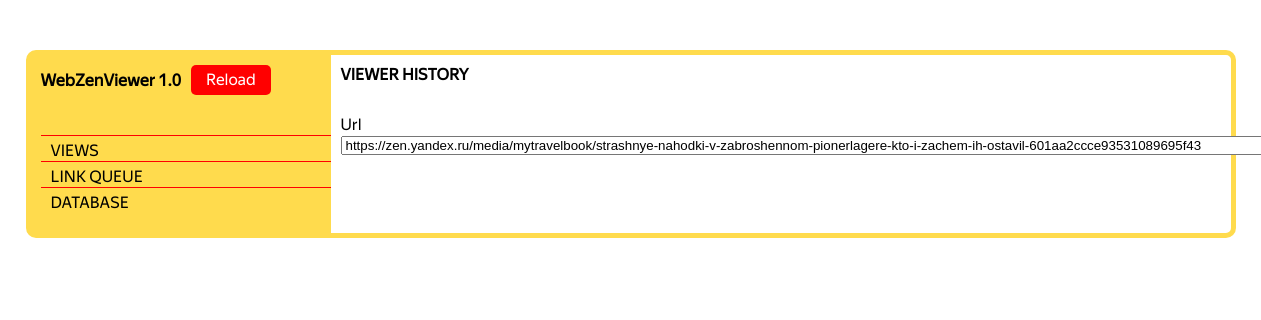
The page /database on the database as committed earlier.
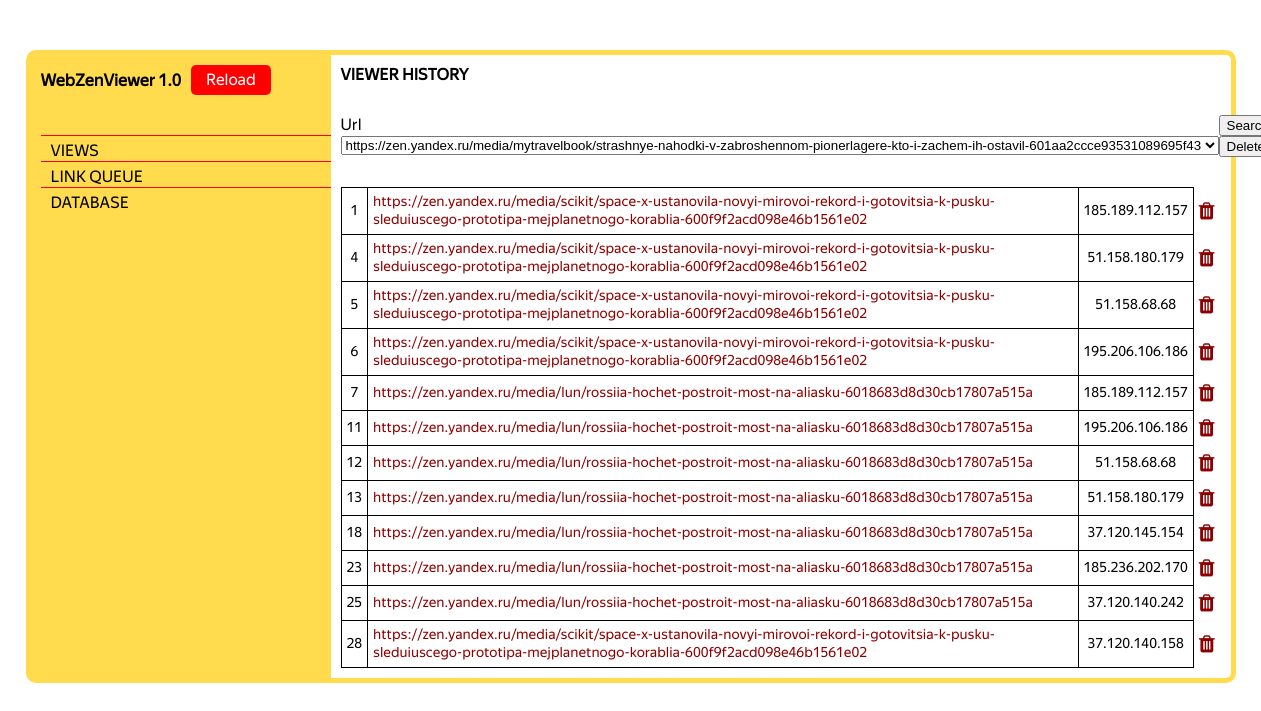
The same page on the database as committed later.
### app/models.py (models this page shows, shortened)
class BrowsingHistory(database.Model):
    id = database.Column(database.Integer, primary_key=True)
    url = database.Column(database.Text, nullable=False)
    ip = database.Column(database.String(30), nullable=False)

### app/routes.py (the view)
@app.route('/database')
def database_page():
    filter_form = FilterForm()
    history = BrowsingHistory.query.all()
    return render_template('database.html', filter_form=filter_form, history=history)

### app/forms.py
class FilterForm(FlaskForm):
    curr_url = QuerySelectField('Url', query_factory=lambda: LinkQueue.query.all(), get_label='url')
    submit_filter = SubmitField('Search')
    submit_delete = SubmitField('Delete')

### app/templates/database.html (shortened to what this page needs)
{% extends 'base.html' %}
{% block rightbar %}
    <div class="right-bar-content-head">
        <h1>VIEWER HISTORY</h1>
    </div>
    <div class="right-bar-content-form">
        <form method="post" class="filter-form">
            <div>
                {{ filter_form.curr_url.label }}
                {{ filter_form.curr_url }}
            </div>
            <div>
                {{ filter_form.submit_filter }}
                {{ filter_form.submit_delete }}
            </div>
        </form>
    </div>
    <div class="right-bar-content-table">
        <table class="queue-table">
            {% for row in history %}
                <tr>
                    <td>{{ row.id }}</td>
                    <td style="text-align: left;"><a href="{{ row.url }}">{{ row.url }}</a></td>
                    <td>{{ row.ip }}</td>
                    <td style="border: none;"><a href="#" class="queue-table-delete-btn"><i class="fa fa-trash"></i></a></td>
                </tr>
            {% endfor %}
        </table>
    </div>
{% endblock %}

### app/templates/base.html (shortened to what this page needs)
<!DOCTYPE html>
<html lang="en">
<head>
    <link rel="stylesheet" href="{{ url_for('static', filename='css/style.css') }}">
    <link rel="stylesheet" href="https://maxcdn.bootstrapcdn.com/font-awesome/4.5.0/css/font-awesome.min.css">
</head>
<body class="main-container">
    <section class="content">
        <section class="left-bar">
            <section class="left-bar-content">
                <section class="lbc-head">
                    <h1 class="title">WebZenViewer 1.0</h1>
                    <a href="{{ url_for('index') }}" class="lbc-reload-btn">Reload</a>
                </section>
                <section class="lbc-menu">
                    <div class="lbc-menu-list">
                        <a href="{{ url_for('views') }}" class="lbc-menu-list-item">VIEWS</a>
                        <a href="{{ url_for('queue') }}" class="lbc-menu-list-item">LINK QUEUE</a>
                        <a href="{{ url_for('database_page') }}" class="lbc-menu-list-item">DATABASE</a>
                    </div>
                </section>
            </section>
        </section>
        <section class="right-bar">
            <section class="right-bar-content">
                {% block rightbar %}{% endblock %}
            </section>
        </section>
    </section>
</body>
</html>

### app/static/css/style.css (style rules this page uses)
html, body { width: 100%; height: 100%; padding: 0; margin: 0; font-family: 'Yandex Sans Text', sans-serif; }
h1, p { margin: 0; }
.content { width: 1200px; height: auto; margin: 50px auto; display: flex; border: 5px solid #ffdb4d; border-radius: 10px; }
.left-bar { width: 300px; height: auto; background-color: #ffdb4d; }
.lbc-head { display: flex; align-items: center; padding: 10px; margin-bottom: 30px; font-size: 20px; }
.title { margin-right: 10px; }
.lbc-reload-btn { padding-top: 5px; width: 80px; height: 25px; font-size: 16px; text-align: center; text-decoration: none; background-color: rgb(255, 0, 0); border-radius: 5px; color: white; transition: background-color 0.3s ease, color 0.3s ease; }
.lbc-menu { margin: 0 0 20px 10px; }
.lbc-menu-list { display: flex; flex-direction: column; }
.lbc-menu-list-item { border-top: 1px solid red; text-decoration: none; padding: 5px 0 0 10px; color: black; background-color: none; transition: background-color 1s ease, color 1s ease; }
.right-bar { width: 900px; height: auto; }
.right-bar-content { padding: 10px; }
.right-bar-content-head { margin-bottom: 30px; }
.right-bar-content-form { margin-bottom: 30px; }
.queue-table { width: 100%; border-collapse: collapse; text-align: center; font-size: 14px; }
.queue-table a { text-decoration: none; color: rgb(141, 0, 0); }
.queue-table td { border: 1px solid black; padding: 5px; }
.queue-table-delete-btn { font-size: 20px; }
.filter-form { display: flex; }

Rows that differ between the two databases and show on the page:
added BrowsingHistory: id "1", url "https://zen.yandex.ru/media/scikit/space-x-ustanovila-novyi-mirovoi-rekord-i-gotovitsia-k-pusku-sleduiuscego-prototipa-mejplanetnogo-korablia-600f9f2acd098e46b1561e02", ip "185.189.112.157"
added BrowsingHistory: id "4", url "https://zen.yandex.ru/media/scikit/space-x-ustanovila-novyi-mirovoi-rekord-i-gotovitsia-k-pusku-sleduiuscego-prototipa-mejplanetnogo-korablia-600f9f2acd098e46b1561e02", ip "51.158.180.179"
added BrowsingHistory: id "5", url "https://zen.yandex.ru/media/scikit/space-x-ustanovila-novyi-mirovoi-rekord-i-gotovitsia-k-pusku-sleduiuscego-prototipa-mejplanetnogo-korablia-600f9f2acd098e46b1561e02", ip "51.158.68.68"
added BrowsingHistory: id "6", url "https://zen.yandex.ru/media/scikit/space-x-ustanovila-novyi-mirovoi-rekord-i-gotovitsia-k-pusku-sleduiuscego-prototipa-mejplanetnogo-korablia-600f9f2acd098e46b1561e02", ip "195.206.106.186"
added BrowsingHistory: id "7", url "https://zen.yandex.ru/media/lun/rossiia-hochet-postroit-most-na-aliasku-6018683d8d30cb17807a515a", ip "185.189.112.157"
added BrowsingHistory: id "11", url "https://zen.yandex.ru/media/lun/rossiia-hochet-postroit-most-na-aliasku-6018683d8d30cb17807a515a", ip "195.206.106.186"
added BrowsingHistory: id "12", url "https://zen.yandex.ru/media/lun/rossiia-hochet-postroit-most-na-aliasku-6018683d8d30cb17807a515a", ip "51.158.68.68"
added BrowsingHistory: id "13", url "https://zen.yandex.ru/media/lun/rossiia-hochet-postroit-most-na-aliasku-6018683d8d30cb17807a515a", ip "51.158.180.179"
added BrowsingHistory: id "18", url "https://zen.yandex.ru/media/lun/rossiia-hochet-postroit-most-na-aliasku-6018683d8d30cb17807a515a", ip "37.120.145.154"
added BrowsingHistory: id "23", url "https://zen.yandex.ru/media/lun/rossiia-hochet-postroit-most-na-aliasku-6018683d8d30cb17807a515a", ip "185.236.202.170"
added BrowsingHistory: id "25", url "https://zen.yandex.ru/media/lun/rossiia-hochet-postroit-most-na-aliasku-6018683d8d30cb17807a515a", ip "37.120.140.242"
added BrowsingHistory: id "28", url "https://zen.yandex.ru/media/scikit/space-x-ustanovila-novyi-mirovoi-rekord-i-gotovitsia-k-pusku-sleduiuscego-prototipa-mejplanetnogo-korablia-600f9f2acd098e46b1561e02", ip "37.120.140.158"
Other text that changed with them:
form field submit_filter: (not shown) → "Search"
form field submit_delete: (not shown) → "Delete"
